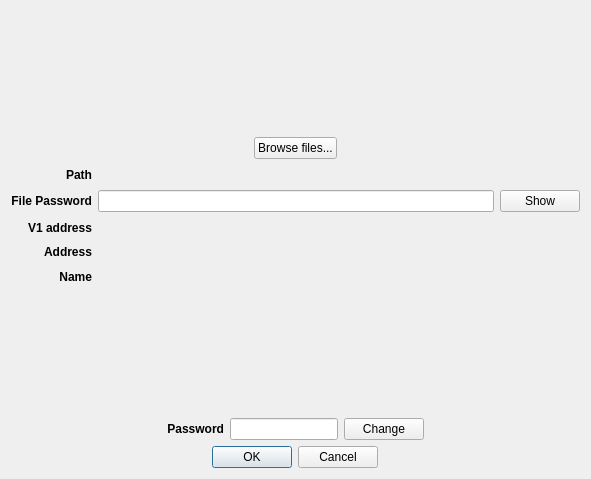
<?xml version="1.0" encoding="UTF-8"?>
<ui version="4.0">
 <class>V1WalletRestoreFromFileDialog</class>
 <widget class="QDialog" name="V1WalletRestoreFromFileDialog">
  <property name="geometry">
   <rect>
    <x>0</x>
    <y>0</y>
    <width>591</width>
    <height>479</height>
   </rect>
  </property>
  <property name="maximumSize">
   <size>
    <width>16777215</width>
    <height>16777215</height>
   </size>
  </property>
  <property name="windowTitle">
   <string>Restore V1 wallet from file</string>
  </property>
  <layout class="QVBoxLayout" name="verticalLayout">
   <item alignment="Qt::AlignHCenter">
    <widget class="QLabel" name="imageLabel">
     <property name="maximumSize">
      <size>
       <width>200</width>
       <height>200</height>
      </size>
     </property>
     <property name="text">
      <string/>
     </property>
     <property name="pixmap">
      <pixmap resource="../../icons/tikka.slots.pyqt.resources.icons.index.qrc">:/images/keys</pixmap>
     </property>
     <property name="scaledContents">
      <bool>true</bool>
     </property>
    </widget>
   </item>
   <item alignment="Qt::AlignHCenter">
    <widget class="QPushButton" name="browseFilesButton">
     <property name="text">
      <string>Browse files...</string>
     </property>
     <property name="autoExclusive">
      <bool>false</bool>
     </property>
    </widget>
   </item>
   <item>
    <layout class="QGridLayout" name="gridLayout">
     <item row="1" column="2">
      <widget class="QPushButton" name="showButton">
       <property name="text">
        <string>Show</string>
       </property>
      </widget>
     </item>
     <item row="1" column="0">
      <widget class="QLabel" name="filePasswordLabel">
       <property name="font">
        <font>
         <weight>75</weight>
         <bold>true</bold>
        </font>
       </property>
       <property name="text">
        <string>File Password</string>
       </property>
       <property name="alignment">
        <set>Qt::AlignRight|Qt::AlignTrailing|Qt::AlignVCenter</set>
       </property>
      </widget>
     </item>
     <item row="2" column="0">
      <widget class="QLabel" name="v1AddressLabel">
       <property name="font">
        <font>
         <weight>75</weight>
         <bold>true</bold>
        </font>
       </property>
       <property name="text">
        <string>V1 address</string>
       </property>
       <property name="alignment">
        <set>Qt::AlignRight|Qt::AlignTrailing|Qt::AlignVCenter</set>
       </property>
      </widget>
     </item>
     <item row="2" column="1">
      <widget class="QLabel" name="v1AddressValueLabel">
       <property name="text">
        <string/>
       </property>
      </widget>
     </item>
     <item row="1" column="1">
      <widget class="QLineEdit" name="filePasswordLineEdit">
       <property name="echoMode">
        <enum>QLineEdit::Password</enum>
       </property>
      </widget>
     </item>
     <item row="0" column="0">
      <widget class="QLabel" name="pathLabel">
       <property name="font">
        <font>
         <weight>75</weight>
         <bold>true</bold>
        </font>
       </property>
       <property name="text">
        <string>Path</string>
       </property>
       <property name="alignment">
        <set>Qt::AlignRight|Qt::AlignTrailing|Qt::AlignVCenter</set>
       </property>
      </widget>
     </item>
     <item row="0" column="1">
      <widget class="QLabel" name="pathValueLabel">
       <property name="text">
        <string/>
       </property>
      </widget>
     </item>
     <item row="3" column="0">
      <widget class="QLabel" name="addressLabel">
       <property name="font">
        <font>
         <weight>75</weight>
         <bold>true</bold>
        </font>
       </property>
       <property name="text">
        <string>Address</string>
       </property>
       <property name="alignment">
        <set>Qt::AlignRight|Qt::AlignTrailing|Qt::AlignVCenter</set>
       </property>
      </widget>
     </item>
     <item row="3" column="1">
      <widget class="QLabel" name="addressValueLabel">
       <property name="text">
        <string/>
       </property>
      </widget>
     </item>
     <item row="4" column="0">
      <widget class="QLabel" name="nameLabel">
       <property name="font">
        <font>
         <weight>75</weight>
         <bold>true</bold>
        </font>
       </property>
       <property name="text">
        <string>Name</string>
       </property>
       <property name="alignment">
        <set>Qt::AlignRight|Qt::AlignTrailing|Qt::AlignVCenter</set>
       </property>
      </widget>
     </item>
     <item row="4" column="1">
      <widget class="QLabel" name="nameValueLabel">
       <property name="text">
        <string/>
       </property>
      </widget>
     </item>
    </layout>
   </item>
   <item alignment="Qt::AlignHCenter">
    <widget class="QLabel" name="errorLabel">
     <property name="styleSheet">
      <string notr="true">color: rgb(255, 0, 0)</string>
     </property>
     <property name="text">
      <string/>
     </property>
    </widget>
   </item>
   <item>
    <layout class="QHBoxLayout" name="horizontalLayout">
     <item>
      <spacer name="horizontalSpacer">
       <property name="orientation">
        <enum>Qt::Horizontal</enum>
       </property>
       <property name="sizeHint" stdset="0">
        <size>
         <width>40</width>
         <height>20</height>
        </size>
       </property>
      </spacer>
     </item>
     <item alignment="Qt::AlignRight">
      <widget class="QLabel" name="passwordLabel">
       <property name="sizePolicy">
        <sizepolicy hsizetype="Preferred" vsizetype="Preferred">
         <horstretch>0</horstretch>
         <verstretch>0</verstretch>
        </sizepolicy>
       </property>
       <property name="font">
        <font>
         <weight>75</weight>
         <bold>true</bold>
        </font>
       </property>
       <property name="text">
        <string>Password</string>
       </property>
       <property name="alignment">
        <set>Qt::AlignRight|Qt::AlignTrailing|Qt::AlignVCenter</set>
       </property>
      </widget>
     </item>
     <item alignment="Qt::AlignHCenter">
      <widget class="QLineEdit" name="passwordLineEdit">
       <property name="sizePolicy">
        <sizepolicy hsizetype="Fixed" vsizetype="Fixed">
         <horstretch>0</horstretch>
         <verstretch>0</verstretch>
        </sizepolicy>
       </property>
       <property name="alignment">
        <set>Qt::AlignCenter</set>
       </property>
       <property name="readOnly">
        <bool>true</bool>
       </property>
      </widget>
     </item>
     <item alignment="Qt::AlignLeft">
      <widget class="QPushButton" name="changeButton">
       <property name="sizePolicy">
        <sizepolicy hsizetype="Fixed" vsizetype="Fixed">
         <horstretch>0</horstretch>
         <verstretch>0</verstretch>
        </sizepolicy>
       </property>
       <property name="text">
        <string>Change</string>
       </property>
      </widget>
     </item>
     <item>
      <spacer name="horizontalSpacer_2">
       <property name="orientation">
        <enum>Qt::Horizontal</enum>
       </property>
       <property name="sizeHint" stdset="0">
        <size>
         <width>40</width>
         <height>20</height>
        </size>
       </property>
      </spacer>
     </item>
    </layout>
   </item>
   <item alignment="Qt::AlignHCenter">
    <widget class="QDialogButtonBox" name="buttonBox">
     <property name="enabled">
      <bool>true</bool>
     </property>
     <property name="orientation">
      <enum>Qt::Horizontal</enum>
     </property>
     <property name="standardButtons">
      <set>QDialogButtonBox::Cancel|QDialogButtonBox::Ok</set>
     </property>
    </widget>
   </item>
  </layout>
 </widget>
 <resources>
  <include location="../../icons/tikka.slots.pyqt.resources.icons.index.qrc"/>
 </resources>
 <connections>
  <connection>
   <sender>buttonBox</sender>
   <signal>rejected()</signal>
   <receiver>V1WalletRestoreFromFileDialog</receiver>
   <slot>reject()</slot>
   <hints>
    <hint type="sourcelabel">
     <x>316</x>
     <y>260</y>
    </hint>
    <hint type="destinationlabel">
     <x>286</x>
     <y>274</y>
    </hint>
   </hints>
  </connection>
  <connection>
   <sender>buttonBox</sender>
   <signal>accepted()</signal>
   <receiver>V1WalletRestoreFromFileDialog</receiver>
   <slot>accept()</slot>
   <hints>
    <hint type="sourcelabel">
     <x>248</x>
     <y>254</y>
    </hint>
    <hint type="destinationlabel">
     <x>157</x>
     <y>274</y>
    </hint>
   </hints>
  </connection>
 </connections>
</ui>
